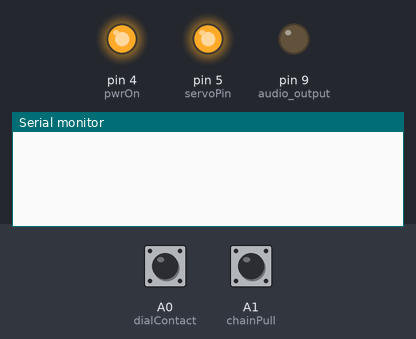
The sketch below on a simulated Arduino Uno, built with avr-gcc and run on an emulated ATmega328P. Shown: output pins drawn as LEDs (lit = HIGH), the last lines printed to the serial monitor. The inputs (shaded band) are chosen by the test bench; at power-on: A0 (dialContact) HIGH, A1 (chainPull) HIGH. Storage starts empty; the audio player accepts every command and is not drawn.

Above: at 2.2 s.
2.3 s: A0 (dialContact) pulled LOW for 1 s
At 3.7 s:
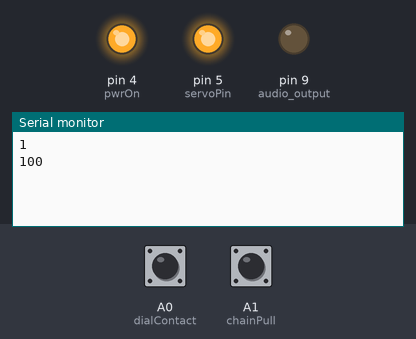
4.8 s: A1 (chainPull) pulled LOW for 0.15 s
At 5.8 s:
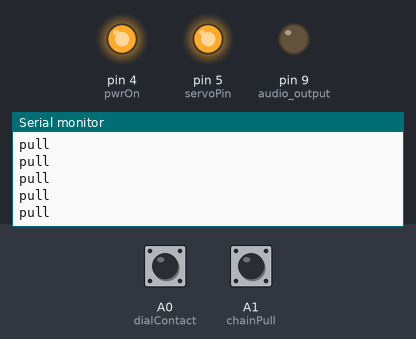

The sketch:

CigarBox4.ino
```cpp
// Arduino AVR boards 1.8.8

#include <SD.h>                      // need to include the SD library
//#define SD_ChipSelectPin 53  //example uses hardware SS pin 53 on Mega2560
#include <TMRpcm.h>           //  V 1.3.7also need to include this library...
// #include <SPI.h>
#include <Wire.h>   //
// #include <Servo.h>

#define SD_ChipSelectPin 10  //using digital pin 4 on arduino nano 328, can use other pins
// #define doorSwitch 4
#define servoPin 5
#define dialContact A0
#define chainPull A1
#define pwrOn 4
#define DoorOpenPos 180
#define DoorClosePos 0
#define pwrDownTime 6
#define softStartTime 5

// TMRpcm tmrpcm;   // create an object for use in this sketch
// Servo myservo;  // create servo object to control a servo
TMRpcm tmrpcm;

String fileName = "french.wav";
unsigned long previousMillis = millis();
unsigned long previousSecond = millis();
int intervalMillis = 0;
bool intervalSecond = 0;
String inString = "";  // string to hold serial input
int ComponentSelect = 0;
//int CompIndex = 0;
int AttCount = 0;
int inNum = 0;
int dialActive = 0;
int PhoneDialInterval = 0;
int PhoneDialHis = 0;
int PhoneDialCount = 0;
int PhoneDialComplete = 1;
int PhoneRingInterval = 0;
int PhoneRingPeriod = 0;
bool PhoneRinging = 0;
int dialReport = 0;
int pos = DoorClosePos;    // variable to store the servo position
int pwrTimout = pwrDownTime;
int softStart = softStartTime;
bool playStatus = 0;


int PhoneDialMonitor() { //--if the phone is dialed the number is stored
  dialReport = 0;
  // monitors the contacts of the Phone Dial
  // and decodes the number.
  // sends the rrsult to the Serial port and saves it in attributes
  if(digitalRead(dialContact)){
    if(PhoneDialHis == 0){
      PhoneDialHis = 1;
      PhoneDialInterval = 0;  //begin a dial interval count
      dialActive = 0;
      PhoneDialComplete = 0;
    } else {
      PhoneDialInterval += intervalMillis;
    }
  }else{
    if(PhoneDialHis){
      PhoneDialHis = 0;
      if(PhoneDialInterval > 40){PhoneDialCount++;}
      //Serial.println(PhoneDialCount,DEC);
      PhoneDialInterval = 0;  //begin a dial interval count
    }else{
      if(PhoneDialComplete == 0){
        PhoneDialInterval += intervalMillis;
        //Serial.println(PhoneDialInterval,DEC); //save the results
        if(PhoneDialInterval > 200){
            PhoneDialComplete = 1;
            dialActive = 1;
            // dialCount = PhoneDialCount;
            if(PhoneDialCount > 10) PhoneDialCount = 10;
            dialReport = PhoneDialCount;
            Serial.println(PhoneDialCount,DEC); //save the results
            PhoneDialCount = 0;
        }
      }
    }
  }
  return dialReport;
}


void setup(){
  pinMode(servoPin, OUTPUT);
  digitalWrite(servoPin,LOW);
  pinMode(chainPull, INPUT_PULLUP);
  pinMode(pwrOn, OUTPUT);
  digitalWrite(pwrOn, HIGH);
  digitalWrite(servoPin,HIGH);
  pinMode(9, OUTPUT);  // audio output
  pinMode(dialContact, INPUT_PULLUP);
  delay(1000);
  tmrpcm.speakerPin = 9; //5,6,11 or 46 on Mega, 9 on Uno, Nano, etc

  Serial.begin(9600);
  if (!SD.begin(SD_ChipSelectPin)) {  // see if the card is present and can be initialized:
    Serial.println("SD fail");
    return;   // don't do anything more if not
  }
  playStatus = false;
  tmrpcm.setVolume(5);
  tmrpcm.play("phone99.wav"); //the sound file "music" will play each time the arduino powers up, or is reset
}

void loop(){
  int playSelect = PhoneDialMonitor();
  // String fileName = "french.wav";

  // this is the clock. Each time the program loops the interval is recorded. It's usually 0,1, or 2 milliseconds.
  intervalMillis = int(millis() - previousMillis);
  previousMillis = millis();
  // if(intervalMillis == 3)Serial.println(intervalMillis,DEC);
  delay(1);
  if(millis() > (previousSecond + 1000)){  //set intervalSecond for one loop every second
    previousSecond = millis();
    intervalSecond = 1;
  }else{
    intervalSecond = 0;
  }

  if(!playStatus){
    if(!digitalRead(chainPull)){
      Serial.println("pull");
      tmrpcm.play("phone88.wav");
    }
  }

  if(playSelect){
    // Serial.println(dialStrings[playSelect]);
    Serial.println(playSelect*100,DEC);
    // moveServo(DoorOpenPos);
    pwrTimout = pwrDownTime;
    tmrpcm.setVolume(5);
    switch(playSelect){
      case 1: tmrpcm.play("phone01.wav"); break;
      case 2: tmrpcm.play("phone02.wav"); break;
      case 3: tmrpcm.play("phone03.wav"); break;
      case 4: tmrpcm.play("phone04.wav"); break;
      case 5: tmrpcm.play("phone05.wav"); break;
      case 6: tmrpcm.play("phone06.wav"); break;
      case 7: tmrpcm.play("phone07.wav"); break;
      case 8: tmrpcm.play("phone08.wav"); break;
      case 9: tmrpcm.play("phone09.wav"); break;
      case 10: tmrpcm.play("phone10.wav"); break;
      // case 4: tmrpcm.pause(); break;
      // case 5: if(tmrpcm.isPlaying()){ Serial.println("A wav file is being played");} break;
      // case 6: tmrpcm.stopPlayback(); break;
      // case 7: tmrpcm.volume(1); break;
      // case 8: tmrpcm.volume(0); break;
      // case '0': tmrpcm.quality(0); break;
      // case '1': tmrpcm.quality(1); break;
      default: break;
    }
  }

  if(Serial.available()){
    char s =  Serial.read();
    if(s == 'p'){ //send the letter p over the serial monitor to start playback
      tmrpcm.play("phone01.wav");
    }
    if(s == 'o'){ //send the letter p over the serial monitor to start playback
      tmrpcm.play("phone02.wav");
    }
    if(s == 'd'){ //send the letter p over the serial monitor to start playback
      tmrpcm.play("phone03.wav");  //  reducedStaff
    }
    if(s == 'r'){ //send the letter p over the serial monitor to start playback
      tmrpcm.play("phone04.wav");  //  reducedStaff
    }
    if(s == 's'){ //send the letter
      tmrpcm.play("ClockTick.wav");  //  stop
    }
  }

  if(intervalSecond){
    if(tmrpcm.isPlaying()){
      if(!playStatus){    // pwoer up sequence
        Serial.print("f");
        // digitalWrite(pwrOn, HIGH);
        // Serial.println("PowerOn");
        if(softStart){
          softStart--;
          Serial.println(softStart,DEC);
          if(softStart == (softStartTime - 1)){
            digitalWrite(pwrOn, HIGH);
            digitalWrite(servoPin,HIGH);
            Serial.println("PowerOn");
          }
          // if(softStart == 5)digitalWrite(servoPin,HIGH);
          // if(softStart == 4)digitalWrite(servoPin,LOW);
          if(softStart == 3){
            digitalWrite(servoPin,HIGH);
            Serial.println("OpenDoors");
          }
        }else{
          playStatus = true;
          pwrTimout = pwrDownTime;
          Serial.println("Play ");
        }
      }
    }else{
      if(playStatus){   // Power down sequence
        Serial.print("t");
        if(pwrTimout){
          pwrTimout--;
          Serial.println(pwrTimout,DEC);
          // if(pwrTimout == 18)digitalWrite(servoPin,HIGH);
          if(pwrTimout == (pwrDownTime - 2)){
            digitalWrite(servoPin,LOW);
            Serial.println("CloseDoors");
          }
          if(pwrTimout < 1){
            digitalWrite(pwrOn,LOW);
            Serial.println("PowerOff");
          }
        }else{
          playStatus = false;
          softStart = softStartTime;
          Serial.println("Quiet ");
        }
      }
    }
  }

}
```

Measured:
- after the input at 2.3 s, the serial monitor: prints a new line after 0.20 s (image 1)
- after the input at 4.8 s, the serial monitor: prints a new line at once (image 2)
